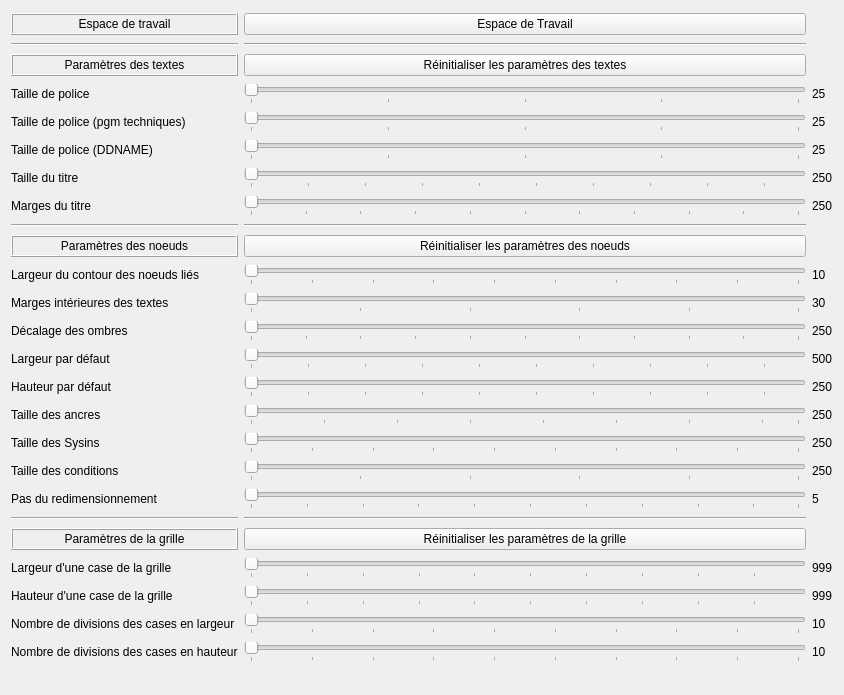
         <widget class="QWidget" name="scrollAreaWidgetContents">
          <property name="geometry">
           <rect>
            <x>0</x>
            <y>0</y>
            <width>844</width>
            <height>695</height>
           </rect>
          </property>
          <layout class="QGridLayout" name="gridLayout_3">
           <item row="13" column="3">
            <widget class="QLabel" name="labelShadow">
             <property name="text">
              <string>250</string>
             </property>
            </widget>
           </item>
           <item row="15" column="3">
            <widget class="QLabel" name="labelWidth">
             <property name="text">
              <string>500</string>
             </property>
            </widget>
           </item>
           <item row="6" column="3">
            <widget class="QLabel" name="labelDDNameSize">
             <property name="text">
              <string>25</string>
             </property>
            </widget>
           </item>
           <item row="25" column="3">
            <widget class="QLabel" name="labelGridHeight">
             <property name="text">
              <string>999</string>
             </property>
            </widget>
           </item>
           <item row="20" column="3">
            <widget class="QLabel" name="labelCondition">
             <property name="text">
              <string>250</string>
             </property>
            </widget>
           </item>
           <item row="18" column="3">
            <widget class="QLabel" name="labelAnchors">
             <property name="text">
              <string>250</string>
             </property>
            </widget>
           </item>
           <item row="11" column="3">
            <widget class="QLabel" name="labelWeight">
             <property name="text">
              <string>10</string>
             </property>
            </widget>
           </item>
           <item row="3" column="2">
            <widget class="QPushButton" name="pushButtonInitText">
             <property name="text">
              <string>Réinitialiser les paramètres des textes</string>
             </property>
            </widget>
           </item>
           <item row="15" column="2">
            <widget class="QSlider" name="horizontalSliderWidth">
             <property name="minimum">
              <number>20</number>
             </property>
             <property name="maximum">
              <number>500</number>
             </property>
             <property name="value">
              <number>20</number>
             </property>
             <property name="orientation">
              <enum>Qt::Horizontal</enum>
             </property>
             <property name="tickPosition">
              <enum>QSlider::TicksBelow</enum>
             </property>
             <property name="tickInterval">
              <number>50</number>
             </property>
            </widget>
           </item>
           <item row="10" column="2">
            <widget class="QPushButton" name="pushButtonInitNodes">
             <property name="text">
              <string>Réinitialiser les paramètres des noeuds</string>
             </property>
            </widget>
           </item>
           <item row="23" column="2">
            <widget class="QPushButton" name="pushButtonInitGrid">
             <property name="text">
              <string>Réinitialiser les paramètres de la grille</string>
             </property>
            </widget>
           </item>
           <item row="4" column="0">
            <widget class="QLabel" name="label_8">
             <property name="text">
              <string>Taille de police</string>
             </property>
             <property name="buddy">
              <cstring>horizontalSliderFontSize</cstring>
             </property>
            </widget>
           </item>
           <item row="17" column="0">
            <widget class="QLabel" name="label_11">
             <property name="text">
              <string>Hauteur par défaut</string>
             </property>
             <property name="buddy">
              <cstring>horizontalSliderHeight</cstring>
             </property>
            </widget>
           </item>
           <item row="6" column="0">
            <widget class="QLabel" name="label_19">
             <property name="text">
              <string>Taille de police (DDNAME)</string>
             </property>
             <property name="buddy">
              <cstring>horizontalSliderDDNameSize</cstring>
             </property>
            </widget>
           </item>
           <item row="11" column="0">
            <widget class="QLabel" name="label_6">
             <property name="text">
              <string>Largeur du contour des noeuds liés</string>
             </property>
             <property name="buddy">
              <cstring>horizontalSliderWeight</cstring>
             </property>
            </widget>
           </item>
           <item row="12" column="3">
            <widget class="QLabel" name="labelInsideMargins">
             <property name="text">
              <string>30</string>
             </property>
            </widget>
           </item>
           <item row="12" column="2">
            <widget class="QSlider" name="horizontalSliderInsideMargin">
             <property name="maximum">
              <number>10</number>
             </property>
             <property name="pageStep">
              <number>2</number>
             </property>
             <property name="orientation">
              <enum>Qt::Horizontal</enum>
             </property>
             <property name="tickPosition">
              <enum>QSlider::TicksBelow</enum>
             </property>
             <property name="tickInterval">
              <number>2</number>
             </property>
            </widget>
           </item>
           <item row="12" column="0">
            <widget class="QLabel" name="label_27">
             <property name="text">
              <string>Marges intérieures des textes</string>
             </property>
             <property name="buddy">
              <cstring>horizontalSliderInsideMargin</cstring>
             </property>
            </widget>
           </item>
           <item row="1" column="0">
            <widget class="Line" name="line_4">
             <property name="orientation">
              <enum>Qt::Horizontal</enum>
             </property>
            </widget>
           </item>
           <item row="11" column="2">
            <widget class="QSlider" name="horizontalSliderWeight">
             <property name="minimum">
              <number>1</number>
             </property>
             <property name="maximum">
              <number>10</number>
             </property>
             <property name="pageStep">
              <number>2</number>
             </property>
             <property name="orientation">
              <enum>Qt::Horizontal</enum>
             </property>
             <property name="tickPosition">
              <enum>QSlider::TicksBelow</enum>
             </property>
             <property name="tickInterval">
              <number>1</number>
             </property>
            </widget>
           </item>
           <item row="21" column="0">
            <widget class="QLabel" name="label_29">
             <property name="text">
              <string>Pas du redimensionnement</string>
             </property>
             <property name="buddy">
              <cstring>horizontalSliderRedimStep</cstring>
             </property>
            </widget>
           </item>
           <item row="13" column="0">
            <widget class="QLabel" name="label_7">
             <property name="text">
              <string>Décalage des ombres</string>
             </property>
             <property name="buddy">
              <cstring>horizontalSliderShadow</cstring>
             </property>
            </widget>
           </item>
           <item row="8" column="2">
            <widget class="QSlider" name="horizontalSliderTitleMargin">
             <property name="maximum">
              <number>250</number>
             </property>
             <property name="orientation">
              <enum>Qt::Horizontal</enum>
             </property>
             <property name="tickPosition">
              <enum>QSlider::TicksBelow</enum>
             </property>
             <property name="tickInterval">
              <number>25</number>
             </property>
            </widget>
           </item>
           <item row="9" column="2">
            <widget class="Line" name="line_6">
             <property name="orientation">
              <enum>Qt::Horizontal</enum>
             </property>
            </widget>
           </item>
           <item row="6" column="2">
            <widget class="QSlider" name="horizontalSliderDDNameSize">
             <property name="minimum">
              <number>5</number>
             </property>
             <property name="maximum">
              <number>25</number>
             </property>
             <property name="pageStep">
              <number>3</number>
             </property>
             <property name="orientation">
              <enum>Qt::Horizontal</enum>
             </property>
             <property name="tickPosition">
              <enum>QSlider::TicksBelow</enum>
             </property>
             <property name="tickInterval">
              <number>5</number>
             </property>
            </widget>
           </item>
           <item row="26" column="2">
            <widget class="QSlider" name="horizontalSliderGridSubWidth">
             <property name="minimum">
              <number>1</number>
             </property>
             <property name="maximum">
              <number>10</number>
             </property>
             <property name="pageStep">
              <number>2</number>
             </property>
             <property name="orientation">
              <enum>Qt::Horizontal</enum>
             </property>
             <property name="tickPosition">
              <enum>QSlider::TicksBelow</enum>
             </property>
             <property name="tickInterval">
              <number>1</number>
             </property>
            </widget>
           </item>
           <item row="4" column="3">
            <widget class="QLabel" name="labelFontSize">
             <property name="text">
              <string>25</string>
             </property>
            </widget>
           </item>
           <item row="26" column="0">
            <widget class="QLabel" name="label_14">
             <property name="text">
              <string>Nombre de divisions des cases en largeur</string>
             </property>
             <property name="buddy">
              <cstring>horizontalSliderGridSubWidth</cstring>
             </property>
            </widget>
           </item>
           <item row="10" column="0">
            <widget class="QLabel" name="label_18">
             <property name="frameShape">
              <enum>QFrame::Box</enum>
             </property>
             <property name="frameShadow">
              <enum>QFrame::Raised</enum>
             </property>
             <property name="text">
              <string>Paramètres des noeuds</string>
             </property>
             <property name="alignment">
              <set>Qt::AlignCenter</set>
             </property>
            </widget>
           </item>
           <item row="17" column="2">
            <widget class="QSlider" name="horizontalSliderHeight">
             <property name="minimum">
              <number>20</number>
             </property>
             <property name="maximum">
              <number>500</number>
             </property>
             <property name="pageStep">
              <number>10</number>
             </property>
             <property name="orientation">
              <enum>Qt::Horizontal</enum>
             </property>
             <property name="tickPosition">
              <enum>QSlider::TicksBelow</enum>
             </property>
             <property name="tickInterval">
              <number>50</number>
             </property>
            </widget>
           </item>
           <item row="22" column="2">
            <widget class="Line" name="line_2">
             <property name="orientation">
              <enum>Qt::Horizontal</enum>
             </property>
            </widget>
           </item>
           <item row="20" column="0">
            <widget class="QLabel" name="label_4">
             <property name="text">
              <string>Taille des conditions</string>
             </property>
             <property name="buddy">
              <cstring>horizontalSliderCondition</cstring>
             </property>
            </widget>
           </item>
           <item row="5" column="3">
            <widget class="QLabel" name="labelTechnicalFontSize">
             <property name="text">
              <string>25</string>
             </property>
            </widget>
           </item>
           <item row="25" column="2">
            <widget class="QSlider" name="horizontalSliderGridHeight">
             <property name="minimum">
              <number>20</number>
             </property>
             <property name="maximum">
              <number>999</number>
             </property>
             <property name="orientation">
              <enum>Qt::Horizontal</enum>
             </property>
             <property name="tickPosition">
              <enum>QSlider::TicksBelow</enum>
             </property>
             <property name="tickInterval">
              <number>100</number>
             </property>
            </widget>
           </item>
           <item row="23" column="0">
            <widget class="QLabel" name="label_16">
             <property name="frameShape">
              <enum>QFrame::Box</enum>
             </property>
             <property name="frameShadow">
              <enum>QFrame::Raised</enum>
             </property>
             <property name="text">
              <string>Paramètres de la grille</string>
             </property>
             <property name="alignment">
              <set>Qt::AlignCenter</set>
             </property>
            </widget>
           </item>
           <item row="19" column="2">
            <widget class="QSlider" name="horizontalSliderSysin">
             <property name="minimum">
              <number>1</number>
             </property>
             <property name="maximum">
              <number>10</number>
             </property>
             <property name="pageStep">
              <number>2</number>
             </property>
             <property name="orientation">
              <enum>Qt::Horizontal</enum>
             </property>
             <property name="tickPosition">
              <enum>QSlider::TicksBelow</enum>
             </property>
             <property name="tickInterval">
              <number>1</number>
             </property>
            </widget>
           </item>
           <item row="24" column="0">
            <widget class="QLabel" name="label_12">
             <property name="text">
              <string>Largeur d'une case de la grille</string>
             </property>
             <property name="buddy">
              <cstring>horizontalSliderGridWidth</cstring>
             </property>
            </widget>
           </item>
           <item row="27" column="2">
            <widget class="QSlider" name="horizontalSliderGridSubHeight">
             <property name="minimum">
              <number>1</number>
             </property>
             <property name="maximum">
              <number>10</number>
             </property>
             <property name="pageStep">
              <number>2</number>
             </property>
             <property name="orientation">
              <enum>Qt::Horizontal</enum>
             </property>
             <property name="tickPosition">
              <enum>QSlider::TicksBelow</enum>
             </property>
             <property name="tickInterval">
              <number>1</number>
             </property>
            </widget>
           </item>
           <item row="8" column="3">
            <widget class="QLabel" name="labelTitleMargin">
             <property name="text">
              <string>250</string>
             </property>
            </widget>
           </item>
           <item row="24" column="2">
            <widget class="QSlider" name="horizontalSliderGridWidth">
             <property name="minimum">
              <number>20</number>
             </property>
             <property name="maximum">
              <number>999</number>
             </property>
             <property name="singleStep">
              <number>1</number>
             </property>
             <property name="orientation">
              <enum>Qt::Horizontal</enum>
             </property>
             <property name="invertedAppearance">
              <bool>false</bool>
             </property>
             <property name="tickPosition">
              <enum>QSlider::TicksBelow</enum>
             </property>
             <property name="tickInterval">
              <number>100</number>
             </property>
            </widget>
           </item>
           <item row="18" column="0">
            <widget class="QLabel" name="label_3">
             <property name="text">
              <string>Taille des ancres</string>
             </property>
             <property name="buddy">
              <cstring>horizontalSliderAnchors</cstring>
             </property>
            </widget>
           </item>
           <item row="7" column="3">
            <widget class="QLabel" name="labelTitleSize">
             <property name="text">
              <string>250</string>
             </property>
            </widget>
           </item>
           <item row="27" column="0">
            <widget class="QLabel" name="label_15">
             <property name="text">
              <string>Nombre de divisions des cases en hauteur</string>
             </property>
             <property name="buddy">
              <cstring>horizontalSliderGridSubHeight</cstring>
             </property>
            </widget>
           </item>
           <item row="18" column="2">
            <widget class="QSlider" name="horizontalSliderAnchors">
             <property name="minimum">
              <number>5</number>
             </property>
             <property name="maximum">
              <number>20</number>
             </property>
             <property name="pageStep">
              <number>5</number>
             </property>
             <property name="orientation">
              <enum>Qt::Horizontal</enum>
             </property>
             <property name="tickPosition">
              <enum>QSlider::TicksBelow</enum>
             </property>
             <property name="tickInterval">
              <number>2</number>
             </property>
            </widget>
           </item>
           <item row="19" column="0">
            <widget class="QLabel" name="label_5">
             <property name="text">
              <string>Taille des Sysins</string>
             </property>
             <property name="buddy">
              <cstring>horizontalSliderSysin</cstring>
             </property>
            </widget>
           </item>
           <item row="22" column="0">
            <widget class="Line" name="line">
             <property name="orientation">
              <enum>Qt::Horizontal</enum>
             </property>
            </widget>
           </item>
           <item row="7" column="2">
            <widget class="QSlider" name="horizontalSliderTitleSize">
             <property name="minimum">
              <number>10</number>
             </property>
             <property name="maximum">
              <number>250</number>
             </property>
             <property name="orientation">
              <enum>Qt::Horizontal</enum>
             </property>
             <property name="tickPosition">
              <enum>QSlider::TicksBelow</enum>
             </property>
             <property name="tickInterval">
              <number>25</number>
             </property>
            </widget>
           </item>
           <item row="25" column="0">
            <widget class="QLabel" name="label_13">
             <property name="text">
              <string>Hauteur d'une case de la grille</string>
             </property>
             <property name="buddy">
              <cstring>horizontalSliderGridHeight</cstring>
             </property>
            </widget>
           </item>
           <item row="3" column="0">
            <widget class="QLabel" name="label_17">
             <property name="frameShape">
              <enum>QFrame::Box</enum>
             </property>
             <property name="frameShadow">
              <enum>QFrame::Raised</enum>
             </property>
             <property name="text">
              <string>Paramètres des textes</string>
             </property>
             <property name="alignment">
              <set>Qt::AlignCenter</set>
             </property>
             <property name="wordWrap">
              <bool>false</bool>
             </property>
            </widget>
           </item>
           <item row="13" column="2">
            <widget class="QSlider" name="horizontalSliderShadow">
             <property name="maximum">
              <number>10</number>
             </property>
             <property name="orientation">
              <enum>Qt::Horizontal</enum>
             </property>
             <property name="tickPosition">
              <enum>QSlider::TicksBelow</enum>
             </property>
             <property name="tickInterval">
              <number>1</number>
             </property>
            </widget>
           </item>
           <item row="8" column="0">
            <widget class="QLabel" name="label_2">
             <property name="text">
              <string>Marges du titre</string>
             </property>
             <property name="buddy">
              <cstring>horizontalSliderTitleMargin</cstring>
             </property>
            </widget>
           </item>
           <item row="15" column="0">
            <widget class="QLabel" name="label_10">
             <property name="text">
              <string>Largeur par défaut</string>
             </property>
             <property name="buddy">
              <cstring>horizontalSliderWidth</cstring>
             </property>
            </widget>
           </item>
           <item row="7" column="0">
            <widget class="QLabel" name="label">
             <property name="text">
              <string>Taille du titre</string>
             </property>
             <property name="buddy">
              <cstring>horizontalSliderTitleSize</cstring>
             </property>
            </widget>
           </item>
           <item row="20" column="2">
            <widget class="QSlider" name="horizontalSliderCondition">
             <property name="minimum">
              <number>5</number>
             </property>
             <property name="maximum">
              <number>30</number>
             </property>
             <property name="pageStep">
              <number>5</number>
             </property>
             <property name="orientation">
              <enum>Qt::Horizontal</enum>
             </property>
             <property name="tickPosition">
              <enum>QSlider::TicksBelow</enum>
             </property>
             <property name="tickInterval">
              <number>5</number>
             </property>
            </widget>
           </item>
           <item row="5" column="2">
            <widget class="QSlider" name="horizontalSliderTechnicalFontSize">
             <property name="minimum">
              <number>5</number>
             </property>
             <property name="maximum">
              <number>25</number>
             </property>
             <property name="pageStep">
              <number>3</number>
             </property>
             <property name="orientation">
              <enum>Qt::Horizontal</enum>
             </property>
             <property name="tickPosition">
              <enum>QSlider::TicksBelow</enum>
             </property>
             <property name="tickInterval">
              <number>5</number>
             </property>
            </widget>
           </item>
           <item row="4" column="2">
            <widget class="QSlider" name="horizontalSliderFontSize">
             <property name="minimum">
              <number>5</number>
             </property>
             <property name="maximum">
              <number>25</number>
             </property>
             <property name="pageStep">
              <number>3</number>
             </property>
             <property name="orientation">
              <enum>Qt::Horizontal</enum>
             </property>
             <property name="tickPosition">
              <enum>QSlider::TicksBelow</enum>
             </property>
             <property name="tickInterval">
              <number>5</number>
             </property>
            </widget>
           </item>
           <item row="0" column="2">
            <widget class="QPushButton" name="pushButtonWorkspace">
             <property name="text">
              <string>Espace de Travail</string>
             </property>
            </widget>
           </item>
           <item row="9" column="0">
            <widget class="Line" name="line_5">
             <property name="orientation">
              <enum>Qt::Horizontal</enum>
             </property>
            </widget>
           </item>
           <item row="5" column="0">
            <widget class="QLabel" name="label_9">
             <property name="text">
              <string>Taille de police (pgm techniques)</string>
             </property>
             <property name="buddy">
              <cstring>horizontalSliderTechnicalFontSize</cstring>
             </property>
            </widget>
           </item>
           <item row="19" column="3">
            <widget class="QLabel" name="labelSysin">
             <property name="text">
              <string>250</string>
             </property>
            </widget>
           </item>
           <item row="0" column="0">
            <widget class="QLabel" name="label_28">
             <property name="frameShape">
              <enum>QFrame::Box</enum>
             </property>
             <property name="frameShadow">
              <enum>QFrame::Raised</enum>
             </property>
             <property name="text">
              <string>Espace de travail</string>
             </property>
             <property name="alignment">
              <set>Qt::AlignCenter</set>
             </property>
             <property name="buddy">
              <cstring>pushButtonWorkspace</cstring>
             </property>
            </widget>
           </item>
           <item row="1" column="2">
            <widget class="Line" name="line_7">
             <property name="orientation">
              <enum>Qt::Horizontal</enum>
             </property>
            </widget>
           </item>
           <item row="24" column="3">
            <widget class="QLabel" name="labelGridWidth">
             <property name="text">
              <string>999</string>
             </property>
            </widget>
           </item>
           <item row="27" column="3">
            <widget class="QLabel" name="labelGridSubHeight">
             <property name="text">
              <string>10</string>
             </property>
            </widget>
           </item>
           <item row="17" column="3">
            <widget class="QLabel" name="labelHeight">
             <property name="text">
              <string>250</string>
             </property>
            </widget>
           </item>
           <item row="26" column="3">
            <widget class="QLabel" name="labelGridSubWidth">
             <property name="text">
              <string>10</string>
             </property>
            </widget>
           </item>
           <item row="21" column="2">
            <widget class="QSlider" name="horizontalSliderRedimStep">
             <property name="minimum">
              <number>1</number>
             </property>
             <property name="maximum">
              <number>50</number>
             </property>
             <property name="orientation">
              <enum>Qt::Horizontal</enum>
             </property>
             <property name="tickPosition">
              <enum>QSlider::TicksBelow</enum>
             </property>
             <property name="tickInterval">
              <number>5</number>
             </property>
            </widget>
           </item>
           <item row="21" column="3">
            <widget class="QLabel" name="labelRedimStep">
             <property name="text">
              <string>5</string>
             </property>
            </widget>
           </item>
          </layout>
         </widget>
